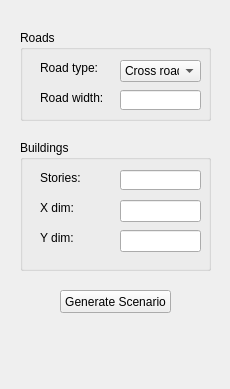
<?xml version="1.0" encoding="UTF-8"?>
<ui version="4.0">
 <class>ViewWidget</class>
 <widget class="QWidget" name="ViewWidget">
  <property name="geometry">
   <rect>
    <x>0</x>
    <y>0</y>
    <width>230</width>
    <height>389</height>
   </rect>
  </property>
  <property name="windowTitle">
   <string>View</string>
  </property>
  <widget class="QGroupBox" name="groupBox">
   <property name="geometry">
    <rect>
     <x>20</x>
     <y>30</y>
     <width>191</width>
     <height>91</height>
    </rect>
   </property>
   <property name="title">
    <string>Roads</string>
   </property>
   <widget class="QLabel" name="label">
    <property name="geometry">
     <rect>
      <x>20</x>
      <y>30</y>
      <width>71</width>
      <height>16</height>
     </rect>
    </property>
    <property name="text">
     <string>Road type:</string>
    </property>
   </widget>
   <widget class="QComboBox" name="comboBoxRoadType">
    <property name="geometry">
     <rect>
      <x>100</x>
      <y>30</y>
      <width>81</width>
      <height>22</height>
     </rect>
    </property>
    <item>
     <property name="text">
      <string>Cross road</string>
     </property>
    </item>
    <item>
     <property name="text">
      <string>T road</string>
     </property>
    </item>
    <item>
     <property name="text">
      <string>Single road</string>
     </property>
    </item>
    <item>
     <property name="text">
      <string>Dead end</string>
     </property>
    </item>
   </widget>
   <widget class="QLabel" name="label_2">
    <property name="geometry">
     <rect>
      <x>20</x>
      <y>60</y>
      <width>71</width>
      <height>16</height>
     </rect>
    </property>
    <property name="text">
     <string>Road width:</string>
    </property>
   </widget>
   <widget class="QLineEdit" name="lineEditRoadWidth">
    <property name="geometry">
     <rect>
      <x>100</x>
      <y>60</y>
      <width>81</width>
      <height>20</height>
     </rect>
    </property>
   </widget>
  </widget>
  <widget class="QPushButton" name="pushButtonGenerate">
   <property name="geometry">
    <rect>
     <x>60</x>
     <y>290</y>
     <width>111</width>
     <height>23</height>
    </rect>
   </property>
   <property name="text">
    <string>Generate Scenario</string>
   </property>
  </widget>
  <widget class="QGroupBox" name="groupBox_2">
   <property name="geometry">
    <rect>
     <x>20</x>
     <y>140</y>
     <width>191</width>
     <height>131</height>
    </rect>
   </property>
   <property name="title">
    <string>Buildings</string>
   </property>
   <widget class="QLabel" name="label_3">
    <property name="geometry">
     <rect>
      <x>20</x>
      <y>30</y>
      <width>71</width>
      <height>16</height>
     </rect>
    </property>
    <property name="text">
     <string>Stories:</string>
    </property>
   </widget>
   <widget class="QLineEdit" name="lineEditStories">
    <property name="geometry">
     <rect>
      <x>100</x>
      <y>30</y>
      <width>81</width>
      <height>20</height>
     </rect>
    </property>
   </widget>
   <widget class="QLabel" name="label_4">
    <property name="geometry">
     <rect>
      <x>20</x>
      <y>60</y>
      <width>71</width>
      <height>16</height>
     </rect>
    </property>
    <property name="text">
     <string>X dim:</string>
    </property>
   </widget>
   <widget class="QLineEdit" name="lineEditXDimession">
    <property name="geometry">
     <rect>
      <x>100</x>
      <y>60</y>
      <width>81</width>
      <height>22</height>
     </rect>
    </property>
   </widget>
   <widget class="QLabel" name="label_5">
    <property name="geometry">
     <rect>
      <x>20</x>
      <y>90</y>
      <width>55</width>
      <height>16</height>
     </rect>
    </property>
    <property name="text">
     <string>Y dim:</string>
    </property>
   </widget>
   <widget class="QLineEdit" name="lineEditYDimession">
    <property name="geometry">
     <rect>
      <x>100</x>
      <y>90</y>
      <width>81</width>
      <height>22</height>
     </rect>
    </property>
   </widget>
  </widget>
 </widget>
 <layoutdefault spacing="6" margin="11"/>
 <resources/>
 <connections/>
</ui>
